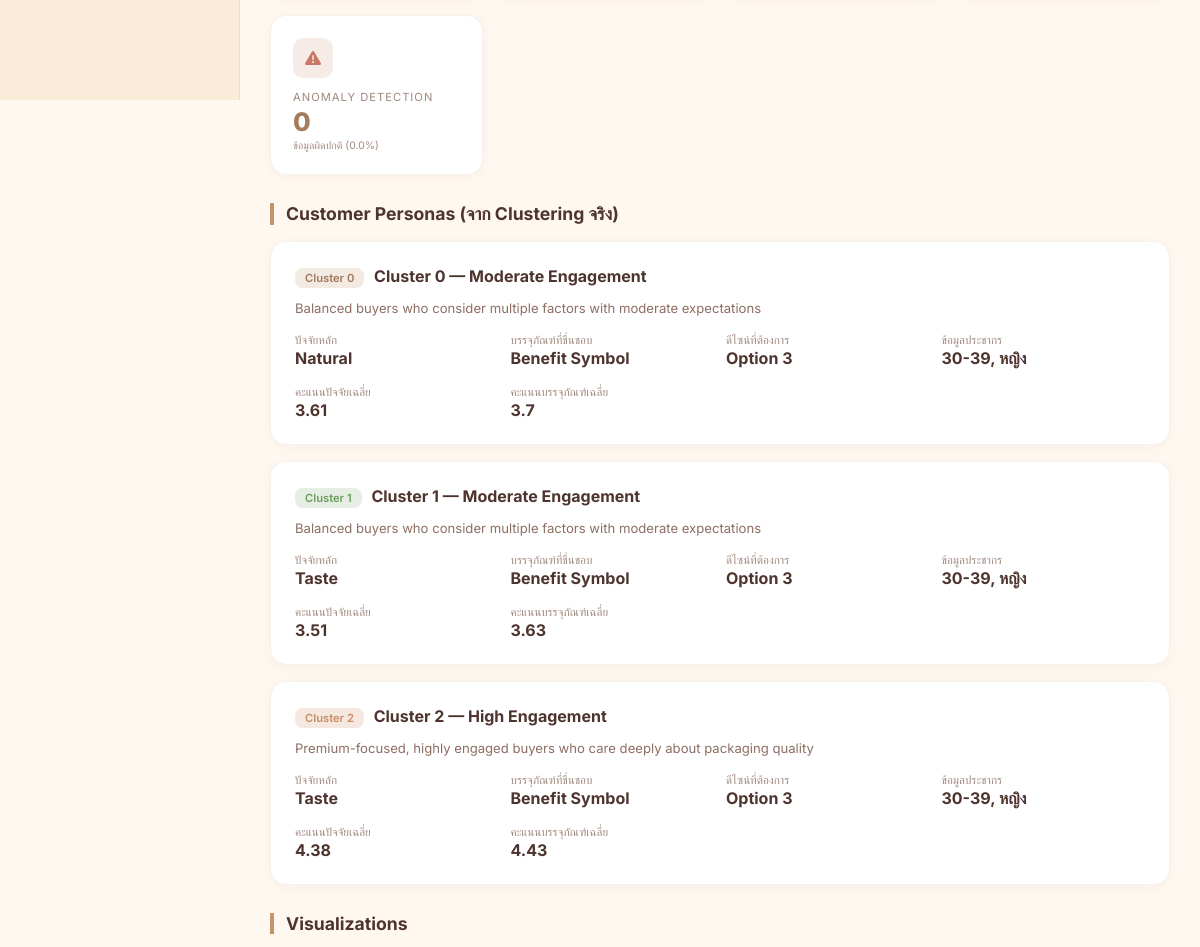
Before: /unsupervised (middle part) with the older database file.
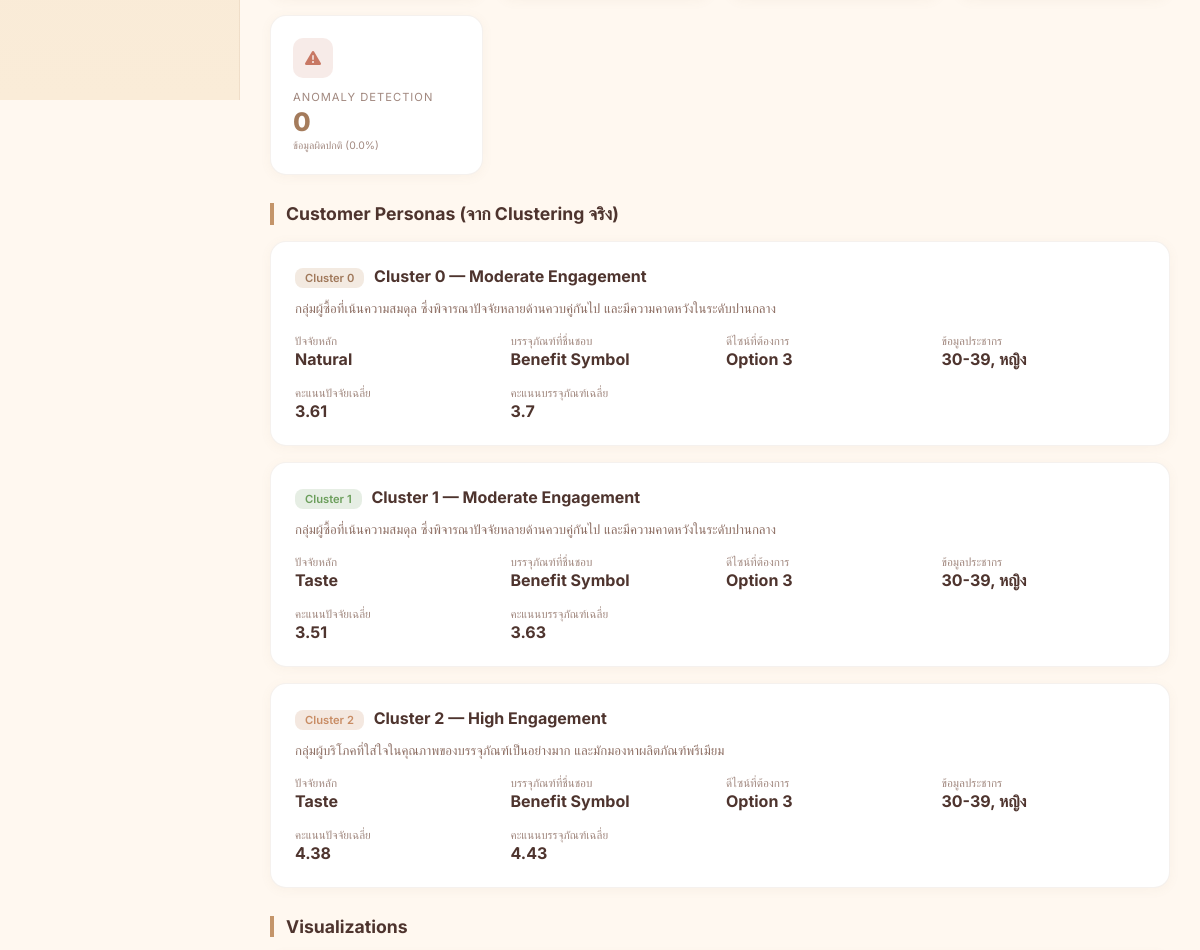
After: the same page with the newer database file.
### tables this page shows
CREATE TABLE cluster_personas (
            cluster_id INTEGER PRIMARY KEY,
            name TEXT, size INTEGER, pct REAL,
            engagement TEXT, description TEXT,
            top_factor TEXT, top_pkg TEXT, top_option TEXT,
            age TEXT, gender TEXT,
            avg_factor REAL, avg_pkg REAL
        );

### app.py (the view)
@app.route("/unsupervised")
def unsupervised():
    conn = get_db()
    personas = conn.execute("SELECT * FROM cluster_personas ORDER BY cluster_id").fetchall()
    personas = [dict(p) for p in personas]
    cluster_sizes = conn.execute(
        "SELECT cluster, COUNT(*) as c FROM clustered_data WHERE cluster>=0 GROUP BY cluster ORDER BY cluster"
    ).fetchall()
    cluster_sizes = [dict(c) for c in cluster_sizes]
    unsup_pkl_path = os.path.join(MODELS_DIR, "unsup_model.pkl")
    sil_score = 0.0
    anomaly_count = 0
    anomaly_pct = 0.0
    if os.path.exists(unsup_pkl_path):
        unsup = joblib.load(unsup_pkl_path)
        sil_score = unsup.get("silhouette", 0.0)
        anomaly_count = unsup.get("anomaly_count", 0)
        anomaly_pct = unsup.get("anomaly_pct", 0.0)
    conn.close()
    charts = [
        {"file": "unsupervised/unsup_1_correlation.png", "title": "Correlation Matrix", "desc": "ความสัมพันธ์ระหว่าง Features ทั้งหมด"},
        {"file": "unsupervised/unsup_2_elbow_silhouette.png", "title": "Elbow & Silhouette", "desc": "วิเคราะห์จำนวน Cluster ที่เหมาะสม"},
        {"file": "unsupervised/unsup_3_pca_clusters.png", "title": "PCA Cluster Visualization", "desc": "K-Means Clusters บน PCA 2 มิติ"},
        {"file": "unsupervised/unsup_4_cluster_radar.png", "title": "Cluster Radar Profiles", "desc": "โปรไฟล์ปัจจัยและบรรจุภัณฑ์แต่ละ Cluster"},
        {"file": "unsupervised/unsup_5_option_by_cluster.png", "title": "Option Preference by Cluster", "desc": "คะแนนความต้องการซื้อแต่ละดีไซน์ตาม Cluster"},
        {"file": "unsupervised/unsup_6_demographics_cluster.png", "title": "Demographics by Cluster", "desc": "อายุ เพศ สถานภาพ แต่ละ Cluster"},
        {"file": "unsupervised/unsup_7_cluster_distribution.png", "title": "Cluster Distribution", "desc": "สัดส่วนสมาชิกแต่ละ Cluster"},
        {"file": "unsupervised/unsup_8_anomaly_detection.png", "title": "Anomaly Detection", "desc": "ตรวจจับข้อมูลผิดปกติด้วย Isolation Forest"},
    ]
    return render_template("unsupervised.html", personas=personas, cluster_sizes=cluster_sizes,
                           charts=charts, sil_score=round(sil_score, 4),
                           anomaly_count=anomaly_count, anomaly_pct=anomaly_pct)

### app.py (called while the page is built)
def get_db():
    conn = sqlite3.connect(DB_PATH)
    conn.row_factory = sqlite3.Row
    return conn

### templates/unsupervised.html (shortened to what this page needs)
{% extends "base.html" %}
{% block content %}
<div class="cards">
    <div class="card">
        <div class="icon icon-red"><i class="fas fa-exclamation-triangle"></i></div>
        <div class="label">Anomaly Detection</div>
        <div class="value">{{ anomaly_count }}</div>
        <div class="sub">ข้อมูลผิดปกติ ({{ anomaly_pct }}%)</div>
    </div>
</div>
<h2 class="section-title">Customer Personas (จาก Clustering จริง)</h2>
{% for p in personas %}
<div class="persona-card">
    <h3><span class="tag tag-{{ p.cluster_id }}">Cluster {{ p.cluster_id }}</span> {{ p.name }}</h3>
    <p style="color:#8D6E63;font-size:.82rem;margin:8px 0">{{ p.description }}</p>
    <div style="display:grid;grid-template-columns:repeat(auto-fit,minmax(200px,1fr));gap:12px;margin-top:12px">
        <div><span style="color:#A1887F;font-size:.72rem">ปัจจัยหลัก</span><br><strong style="color:#4E342E">{{ p.top_factor }}</strong></div>
        <div><span style="color:#A1887F;font-size:.72rem">บรรจุภัณฑ์ที่ชื่นชอบ</span><br><strong style="color:#4E342E">{{ p.top_pkg }}</strong></div>
        <div><span style="color:#A1887F;font-size:.72rem">ดีไซน์ที่ต้องการ</span><br><strong style="color:#4E342E">{{ p.top_option }}</strong></div>
        <div><span style="color:#A1887F;font-size:.72rem">ข้อมูลประชากร</span><br><strong style="color:#4E342E">{{ p.age }}, {{ p.gender }}</strong></div>
        <div><span style="color:#A1887F;font-size:.72rem">คะแนนปัจจัยเฉลี่ย</span><br><strong style="color:#4E342E">{{ p.avg_factor }}</strong></div>
        <div><span style="color:#A1887F;font-size:.72rem">คะแนนบรรจุภัณฑ์เฉลี่ย</span><br><strong style="color:#4E342E">{{ p.avg_pkg }}</strong></div>
    </div>
</div>
{% endfor %}
<h2 class="section-title">Visualizations</h2>
{% endblock %}

### templates/base.html (shortened to what this page needs)
<!DOCTYPE html>
<html lang="th">
<head>
    <link rel="stylesheet" href="https://cdnjs.cloudflare.com/ajax/libs/font-awesome/6.4.0/css/all.min.css">
</head>
<body>
    <aside class="sidebar">
        <nav>
        </nav>
    </aside>
    <main class="main">
        {% block content %}{% endblock %}
    </main>
</body>
</html>

### templates/base.html (style rules this page uses)
* { margin: 0; padding: 0; box-sizing: border-box }
body { font-family: 'Inter', sans-serif; background: #FFF8F0; color: #5D4037; display: flex; min-height: 100vh }
.sidebar { width: 240px; background: linear-gradient(180deg, #F5E6D3 0%, #FAECD8 100%); border-right: 1px solid rgba(160,120,90,.12); position: fixed; top: 0; left: 0; height: 100vh; padding: 24px 0; z-index: 200; display: flex; flex-direction: column }
.sidebar nav { flex: 1; padding: 20px 12px }
.main { margin-left: 240px; flex: 1; padding: 30px; min-height: 100vh }
.cards { display: grid; grid-template-columns: repeat(auto-fit, minmax(200px, 1fr)); gap: 16px; margin-bottom: 28px }
.card { background: #fff; border: 1px solid rgba(160,120,90,.1); border-radius: 16px; padding: 22px; transition: transform .2s; box-shadow: 0 2px 12px rgba(160,120,90,.06) }
.card .icon { width: 40px; height: 40px; border-radius: 10px; display: flex; align-items: center; justify-content: center; font-size: 1rem; margin-bottom: 12px }
.card .label { font-size: .7rem; color: #A1887F; text-transform: uppercase; letter-spacing: 1px }
.card .value { font-size: 1.6rem; font-weight: 800; background: linear-gradient(135deg, #A0785A, #C4956A); -webkit-background-clip: text; -webkit-text-fill-color: transparent; margin-top: 2px }
.card .sub { font-size: .65rem; color: #A1887F; margin-top: 2px }
.icon-red { background: rgba(200,120,100,.15); color: #C87864 }
.section-title { font-size: 1.1rem; font-weight: 700; margin: 28px 0 16px; padding-left: 12px; border-left: 4px solid #C4956A; color: #4E342E }
.persona-card { background: #fff; border: 1px solid rgba(160,120,90,.1); border-radius: 16px; padding: 24px; margin-bottom: 16px; box-shadow: 0 2px 12px rgba(160,120,90,.06) }
.persona-card h3 { font-size: 1rem; font-weight: 700; color: #4E342E; margin-bottom: 8px }
.persona-card .tag { display: inline-block; padding: 3px 10px; border-radius: 8px; font-size: .7rem; font-weight: 600; margin-right: 6px; margin-bottom: 4px }
.tag-0 { background: rgba(196,149,106,.2); color: #A0785A }
.tag-1 { background: rgba(129,170,119,.2); color: #6B9E5B }
.tag-2 { background: rgba(200,140,100,.2); color: #C88C64 }

Changed rows visible on the page:
changed cluster_personas "Cluster 0 — Moderate Engagement": description "Balanced buyers who consider multiple factors with moderate expectations" → "กลุ่มผู้ซื้อที่เน้นความสมดุล ซึ่งพิจารณาปัจจัยหลายด้านควบคู่กันไป และมีความคาดหวังในระดับปานกลาง"
changed cluster_personas "Cluster 1 — Moderate Engagement": description "Balanced buyers who consider multiple factors with moderate expectations" → "กลุ่มผู้ซื้อที่เน้นความสมดุล ซึ่งพิจารณาปัจจัยหลายด้านควบคู่กันไป และมีความคาดหวังในระดับปานกลาง"
changed cluster_personas "Cluster 2 — High Engagement": description "Premium-focused, highly engaged buyers who care deeply about packaging quality" → "กลุ่มผู้บริโภคที่ใส่ใจในคุณภาพของบรรจุภัณฑ์เป็นอย่างมาก และมักมองหาผลิตภัณฑ์พรีเมียม"
